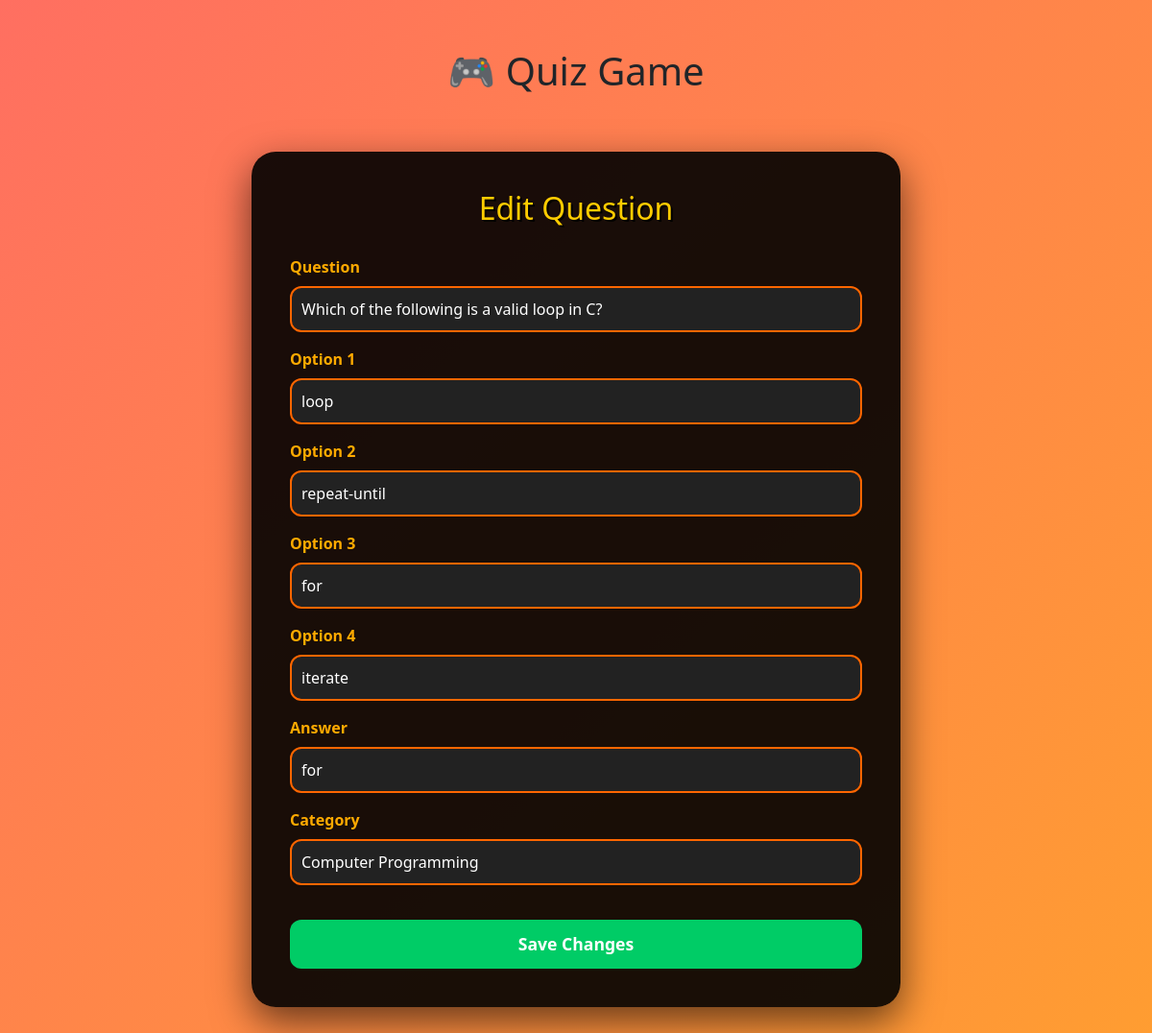
Screenshot of /admin/edit/2 (signed in) with the database file from the repository.
### main.py (models this page shows)
class Question(db.Model):
    id = db.Column(db.Integer, primary_key=True)
    question = db.Column(db.String(255), nullable=False)
    option1 = db.Column(db.String(100), nullable=False)
    option2 = db.Column(db.String(100), nullable=False)
    option3 = db.Column(db.String(100), nullable=False)
    option4 = db.Column(db.String(100), nullable=False)
    answer = db.Column(db.String(100), nullable=False)
    category = db.Column(db.String(100), nullable=False)

### main.py (the view, shortened to what this page needs)
@app.route('/admin/edit/<int:id>', methods=['GET', 'POST'])
def edit_question(id):
    if 'admin' not in session:
        return redirect(url_for('admin'))
    question = Question.query.get(id)
    return render_template('edit_question.html', question=question)

### templates/edit_question.html (shortened to what this page needs)
{% extends "base.html" %}
{% block content %}
<!DOCTYPE html>
<html lang="en">
<head>
</head>
<body>
    <div class="edit-form-container">
        <h3>Edit Question</h3>
        <form method="POST">
            <div class="mb-3">
                <label class="form-label">Question</label>
                <input type="text" name="question" class="form-control" value="{{ question.question }}" required>
            </div>
            <div class="mb-3">
                <label class="form-label">Option 1</label>
                <input type="text" name="option1" class="form-control" value="{{ question.option1 }}" required>
            </div>
            <div class="mb-3">
                <label class="form-label">Option 2</label>
                <input type="text" name="option2" class="form-control" value="{{ question.option2 }}" required>
            </div>
            <div class="mb-3">
                <label class="form-label">Option 3</label>
                <input type="text" name="option3" class="form-control" value="{{ question.option3 }}" required>
            </div>
            <div class="mb-3">
                <label class="form-label">Option 4</label>
                <input type="text" name="option4" class="form-control" value="{{ question.option4 }}" required>
            </div>
            <div class="mb-3">
                <label class="form-label">Answer</label>
                <input type="text" name="answer" class="form-control" value="{{ question.answer }}" required>
            </div>
            <div class="mb-3">
                <label class="form-label">Category</label>
                <input type="text" name="category" class="form-control" value="{{ question.category }}" required>
            </div>
            <button type="submit" class="btn btn-success w-100">Save Changes</button>
        </form>
    </div>
</body>
</html>
{% endblock %}

### templates/base.html (style rules this page uses)
body { padding-top: 50px; background: #f8f9fa; }

### templates/edit_question.html (style rules this page uses)
body { background: linear-gradient(-45deg, #ff6f61, #ffcc00, #ff6f61); background-size: 400% 400%; animation: gradientBG 12s ease infinite; font-family: 'Segoe UI', sans-serif; }
.edit-form-container { background-color: rgba(0, 0, 0, 0.9); padding: 40px; border-radius: 25px; box-shadow: 0 15px 40px rgba(0, 0, 0, 0.6); max-width: 700px; margin: 60px auto; color: #fff; }
h3 { font-size: 2rem; color: #ffcc00; text-align: center; margin-bottom: 30px; text-shadow: 2px 2px #000; }
label { font-weight: bold; color: #ffaa00; }
.form-control { background-color: #222; color: white; border: 2px solid #ff6600; border-radius: 12px; padding: 10px; transition: 0.3s ease; }
.btn-success { background-color: #00cc66; border: none; font-weight: bold; font-size: 1.1rem; border-radius: 12px; padding: 12px; margin-top: 20px; transition: all 0.3s ease-in-out; }

### rows the page displays
Question: question "Which of the following is a valid loop in C?", option1 "loop", option2 "repeat-until", option3 "for", option4 "iterate", answer "for", category "Computer Programming"
